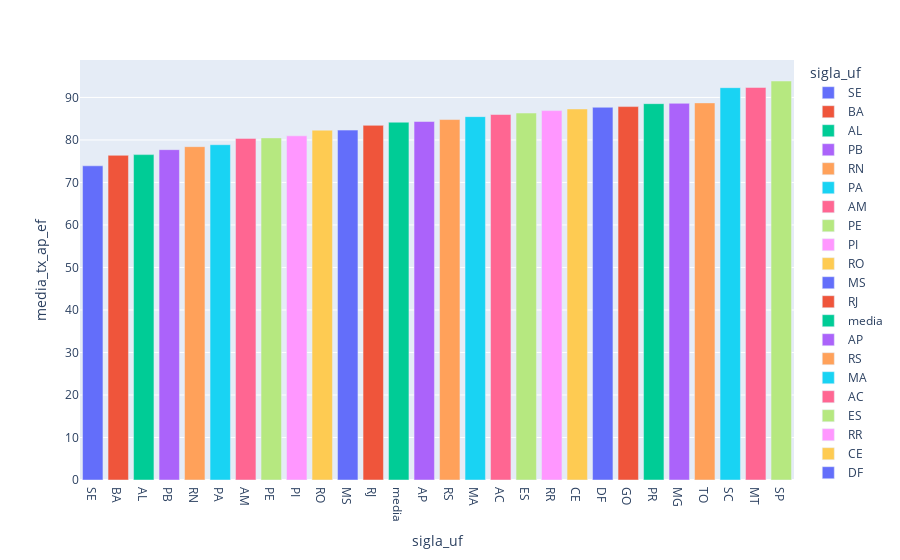

The code cell stored with this chart in its notebook:
### Code cell
#grafico que mostra a taxa de aprovação no ensino fundamental média anual do periodo (2007 - 2012)

#como a média anual do periodo é a mesma em todos os anos, fiz uma filtragem na tabela para não deixar o grafico pontilhado
ano = df_final.loc[df_final["ano"] == 2012]

#grafico gerado pela base df_final que esta ordenada pela media anual da taxa de aprovacão no ensino fundamental,
# eixo y será o a aprovação, eixo x os estados
graf_pib = px.bar(ano.sort_values("media_tx_ap_ef"),y='media_tx_ap_ef' ,x ='sigla_uf',color = 'sigla_uf')
graf_pib.show()

### Figure 1 — Plotly figure (JSON) as saved in the notebook; plotly's stock layout.template omitted (floating-point values rounded to 4 significant figures)
{"data": [{"alignmentgroup": "True", "hovertemplate": "sigla_uf=%{x}<br>media_tx_ap_ef=%{y}<extra></extra>", "legendgroup": "SE", "marker": {"color": "#636efa", "pattern": {"shape": ""}}, "name": "SE", "offsetgroup": "SE", "orientation": "v", "showlegend": true, "textposition": "auto", "type": "bar", "x": ["SE"], "xaxis": "x", "y": [73.92], "yaxis": "y"}, {"alignmentgroup": "True", "hovertemplate": "sigla_uf=%{x}<br>media_tx_ap_ef=%{y}<extra></extra>", "legendgroup": "BA", "marker": {"color": "#EF553B", "pattern": {"shape": ""}}, "name": "BA", "offsetgroup": "BA", "orientation": "v", "showlegend": true, "textposition": "auto", "type": "bar", "x": ["BA"], "xaxis": "x", "y": [76.38], "yaxis": "y"}, {"alignmentgroup": "True", "hovertemplate": "sigla_uf=%{x}<br>media_tx_ap_ef=%{y}<extra></extra>", "legendgroup": "AL", "marker": {"color": "#00cc96", "pattern": {"shape": ""}}, "name": "AL", "offsetgroup": "AL", "orientation": "v", "showlegend": true, "textposition": "auto", "type": "bar", "x": ["AL"], "xaxis": "x", "y": [76.55], "yaxis": "y"}, {"alignmentgroup": "True", "hovertemplate": "sigla_uf=%{x}<br>media_tx_ap_ef=%{y}<extra></extra>", "legendgroup": "PB", "marker": {"color": "#ab63fa", "pattern": {"shape": ""}}, "name": "PB", "offsetgroup": "PB", "orientation": "v", "showlegend": true, "textposition": "auto", "type": "bar", "x": ["PB"], "xaxis": "x", "y": [77.72], "yaxis": "y"}, {"alignmentgroup": "True", "hovertemplate": "sigla_uf=%{x}<br>media_tx_ap_ef=%{y}<extra></extra>", "legendgroup": "RN", "marker": {"color": "#FFA15A", "pattern": {"shape": ""}}, "name": "RN", "offsetgroup": "RN", "orientation": "v", "showlegend": true, "textposition": "auto", "type": "bar", "x": ["RN"], "xaxis": "x", "y": [78.42], "yaxis": "y"}, {"alignmentgroup": "True", "hovertemplate": "sigla_uf=%{x}<br>media_tx_ap_ef=%{y}<extra></extra>", "legendgroup": "PA", "marker": {"color": "#19d3f3", "pattern": {"shape": ""}}, "name": "PA", "offsetgroup": "PA", "orientation": "v", "showlegend": true, "textposition": "auto", "type": "bar", "x": ["PA"], "xaxis": "x", "y": [78.88], "yaxis": "y"}, {"alignmentgroup": "True", "hovertemplate": "sigla_uf=%{x}<br>media_tx_ap_ef=%{y}<extra></extra>", "legendgroup": "AM", "marker": {"color": "#FF6692", "pattern": {"shape": ""}}, "name": "AM", "offsetgroup": "AM", "orientation": "v", "showlegend": true, "textposition": "auto", "type": "bar", "x": ["AM"], "xaxis": "x", "y": [80.37], "yaxis": "y"}, {"alignmentgroup": "True", "hovertemplate": "sigla_uf=%{x}<br>media_tx_ap_ef=%{y}<extra></extra>", "legendgroup": "PE", "marker": {"color": "#B6E880", "pattern": {"shape": ""}}, "name": "PE", "offsetgroup": "PE", "orientation": "v", "showlegend": true, "textposition": "auto", "type": "bar", "x": ["PE"], "xaxis": "x", "y": [80.48], "yaxis": "y"}, {"alignmentgroup": "True", "hovertemplate": "sigla_uf=%{x}<br>media_tx_ap_ef=%{y}<extra></extra>", "legendgroup": "PI", "marker": {"color": "#FF97FF", "pattern": {"shape": ""}}, "name": "PI", "offsetgroup": "PI", "orientation": "v", "showlegend": true, "textposition": "auto", "type": "bar", "x": ["PI"], "xaxis": "x", "y": [80.97], "yaxis": "y"}, {"alignmentgroup": "True", "hovertemplate": "sigla_uf=%{x}<br>media_tx_ap_ef=%{y}<extra></extra>", "legendgroup": "RO", "marker": {"color": "#FECB52", "pattern": {"shape": ""}}, "name": "RO", "offsetgroup": "RO", "orientation": "v", "showlegend": true, "textposition": "auto", "type": "bar", "x": ["RO"], "xaxis": "x", "y": [82.3], "yaxis": "y"}, {"alignmentgroup": "True", "hovertemplate": "sigla_uf=%{x}<br>media_tx_ap_ef=%{y}<extra></extra>", "legendgroup": "MS", "marker": {"color": "#636efa", "pattern": {"shape": ""}}, "name": "MS", "offsetgroup": "MS", "orientation": "v", "showlegend": true, "textposition": "auto", "type": "bar", "x": ["MS"], "xaxis": "x", "y": [82.32], "yaxis": "y"}, {"alignmentgroup": "True", "hovertemplate": "sigla_uf=%{x}<br>media_tx_ap_ef=%{y}<extra></extra>", "legendgroup": "RJ", "marker": {"color": "#EF553B", "pattern": {"shape": ""}}, "name": "RJ", "offsetgroup": "RJ", "orientation": "v", "showlegend": true, "textposition": "auto", "type": "bar", "x": ["RJ"], "xaxis": "x", "y": [83.43], "yaxis": "y"}, {"alignmentgroup": "True", "hovertemplate": "sigla_uf=%{x}<br>media_tx_ap_ef=%{y}<extra></extra>", "legendgroup": "media", "marker": {"color": "#00cc96", "pattern": {"shape": ""}}, "name": "media", "offsetgroup": "media", "orientation": "v", "showlegend": true, "textposition": "auto", "type": "bar", "x": ["media"], "xaxis": "x", "y": [84.18], "yaxis": "y"}, {"alignmentgroup": "True", "hovertemplate": "sigla_uf=%{x}<br>media_tx_ap_ef=%{y}<extra></extra>", "legendgroup": "AP", "marker": {"color": "#ab63fa", "pattern": {"shape": ""}}, "name": "AP", "offsetgroup": "AP", "orientation": "v", "showlegend": true, "textposition": "auto", "type": "bar", "x": ["AP"], "xaxis": "x", "y": [84.33], "yaxis": "y"}, {"alignmentgroup": "True", "hovertemplate": "sigla_uf=%{x}<br>media_tx_ap_ef=%{y}<extra></extra>", "legendgroup": "RS", "marker": {"color": "#FFA15A", "pattern": {"shape": ""}}, "name": "RS", "offsetgroup": "RS", "orientation": "v", "showlegend": true, "textposition": "auto", "type": "bar", "x": ["RS"], "xaxis": "x", "y": [84.8], "yaxis": "y"}, {"alignmentgroup": "True", "hovertemplate": "sigla_uf=%{x}<br>media_tx_ap_ef=%{y}<extra></extra>", "legendgroup": "MA", "marker": {"color": "#19d3f3", "pattern": {"shape": ""}}, "name": "MA", "offsetgroup": "MA", "orientation": "v", "showlegend": true, "textposition": "auto", "type": "bar", "x": ["MA"], "xaxis": "x", "y": [85.48], "yaxis": "y"}, {"alignmentgroup": "True", "hovertemplate": "sigla_uf=%{x}<br>media_tx_ap_ef=%{y}<extra></extra>", "legendgroup": "AC", "marker": {"color": "#FF6692", "pattern": {"shape": ""}}, "name": "AC", "offsetgroup": "AC", "orientation": "v", "showlegend": true, "textposition": "auto", "type": "bar", "x": ["AC"], "xaxis": "x", "y": [85.98], "yaxis": "y"}, {"alignmentgroup": "True", "hovertemplate": "sigla_uf=%{x}<br>media_tx_ap_ef=%{y}<extra></extra>", "legendgroup": "ES", "marker": {"color": "#B6E880", "pattern": {"shape": ""}}, "name": "ES", "offsetgroup": "ES", "orientation": "v", "showlegend": true, "textposition": "auto", "type": "bar", "x": ["ES"], "xaxis": "x", "y": [86.33], "yaxis": "y"}, {"alignmentgroup": "True", "hovertemplate": "sigla_uf=%{x}<br>media_tx_ap_ef=%{y}<extra></extra>", "legendgroup": "RR", "marker": {"color": "#FF97FF", "pattern": {"shape": ""}}, "name": "RR", "offsetgroup": "RR", "orientation": "v", "showlegend": true, "textposition": "auto", "type": "bar", "x": ["RR"], "xaxis": "x", "y": [86.9], "yaxis": "y"}, {"alignmentgroup": "True", "hovertemplate": "sigla_uf=%{x}<br>media_tx_ap_ef=%{y}<extra></extra>", "legendgroup": "CE", "marker": {"color": "#FECB52", "pattern": {"shape": ""}}, "name": "CE", "offsetgroup": "CE", "orientation": "v", "showlegend": true, "textposition": "auto", "type": "bar", "x": ["CE"], "xaxis": "x", "y": [87.28], "yaxis": "y"}, {"alignmentgroup": "True", "hovertemplate": "sigla_uf=%{x}<br>media_tx_ap_ef=%{y}<extra></extra>", "legendgroup": "DF", "marker": {"color": "#636efa", "pattern": {"shape": ""}}, "name": "DF", "offsetgroup": "DF", "orientation": "v", "showlegend": true, "textposition": "auto", "type": "bar", "x": ["DF"], "xaxis": "x", "y": [87.68], "yaxis": "y"}, {"alignmentgroup": "True", "hovertemplate": "sigla_uf=%{x}<br>media_tx_ap_ef=%{y}<extra></extra>", "legendgroup": "GO", "marker": {"color": "#EF553B", "pattern": {"shape": ""}}, "name": "GO", "offsetgroup": "GO", "orientation": "v", "showlegend": true, "textposition": "auto", "type": "bar", "x": ["GO"], "xaxis": "x", "y": [87.85], "yaxis": "y"}, {"alignmentgroup": "True", "hovertemplate": "sigla_uf=%{x}<br>media_tx_ap_ef=%{y}<extra></extra>", "legendgroup": "PR", "marker": {"color": "#00cc96", "pattern": {"shape": ""}}, "name": "PR", "offsetgroup": "PR", "orientation": "v", "showlegend": true, "textposition": "auto", "type": "bar", "x": ["PR"], "xaxis": "x", "y": [88.53], "yaxis": "y"}, {"alignmentgroup": "True", "hovertemplate": "sigla_uf=%{x}<br>media_tx_ap_ef=%{y}<extra></extra>", "legendgroup": "MG", "marker": {"color": "#ab63fa", "pattern": {"shape": ""}}, "name": "MG", "offsetgroup": "MG", "orientation": "v", "showlegend": true, "textposition": "auto", "type": "bar", "x": ["MG"], "xaxis": "x", "y": [88.62], "yaxis": "y"}, {"alignmentgroup": "True", "hovertemplate": "sigla_uf=%{x}<br>media_tx_ap_ef=%{y}<extra></extra>", "legendgroup": "TO", "marker": {"color": "#FFA15A", "pattern": {"shape": ""}}, "name": "TO", "offsetgroup": "TO", "orientation": "v", "showlegend": true, "textposition": "auto", "type": "bar", "x": ["TO"], "xaxis": "x", "y": [88.72], "yaxis": "y"}, {"alignmentgroup": "True", "hovertemplate": "sigla_uf=%{x}<br>media_tx_ap_ef=%{y}<extra></extra>", "legendgroup": "SC", "marker": {"color": "#19d3f3", "pattern": {"shape": ""}}, "name": "SC", "offsetgroup": "SC", "orientation": "v", "showlegend": true, "textposition": "auto", "type": "bar", "x": ["SC"], "xaxis": "x", "y": [92.3], "yaxis": "y"}, {"alignmentgroup": "True", "hovertemplate": "sigla_uf=%{x}<br>media_tx_ap_ef=%{y}<extra></extra>", "legendgroup": "MT", "marker": {"color": "#FF6692", "pattern": {"shape": ""}}, "name": "MT", "offsetgroup": "MT", "orientation": "v", "showlegend": true, "textposition": "auto", "type": "bar", "x": ["MT"], "xaxis": "x", "y": [92.35], "yaxis": "y"}, {"alignmentgroup": "True", "hovertemplate": "sigla_uf=%{x}<br>media_tx_ap_ef=%{y}<extra></extra>", "legendgroup": "SP", "marker": {"color": "#B6E880", "pattern": {"shape": ""}}, "name": "SP", "offsetgroup": "SP", "orientation": "v", "showlegend": true, "textposition": "auto", "type": "bar", "x": ["SP"], "xaxis": "x", "y": [93.87], "yaxis": "y"}], "layout": {"autosize": true, "barmode": "relative", "legend": {"title": {"text": "sigla_uf"}, "tracegroupgap": 0}, "margin": {"t": 60}, "xaxis": {"anchor": "y", "autorange": true, "categoryarray": ["SE", "BA", "AL", "PB", "RN", "PA", "AM", "PE", "PI", "RO", "MS", "RJ", "media", "AP", "RS", "MA", "AC", "ES", "RR", "CE", "DF", "GO", "PR", "MG", "TO", "SC", "MT", "SP"], "categoryorder": "array", "domain": [0, 1], "range": [-0.5, 27.5], "title": {"text": "sigla_uf"}, "type": "category"}, "yaxis": {"anchor": "x", "autorange": true, "domain": [0, 1], "range": [0, 98.81], "title": {"text": "media_tx_ap_ef"}, "type": "linear"}}}
